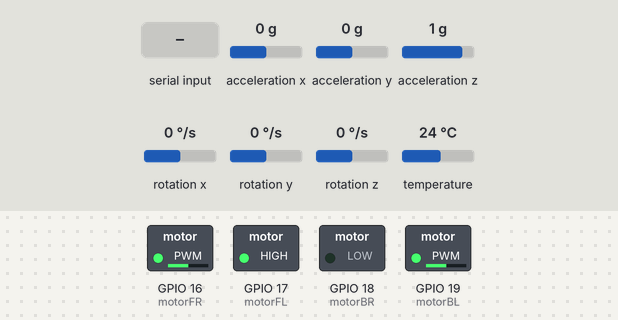
This program was run on a simulated ESP32. On the bench: switched loads named in the program (green lamp = pin HIGH). The test bench sets the inputs (shaded band); at power-on: acceleration x 0 g, acceleration y 0 g, acceleration z 1 g, rotation x 0 °/s, rotation y 0 °/s, rotation z 0 °/s, temperature 24 °C.

Above: at 1.2 s.
1.3 s: acceleration x set to -1.4 g
At 1.8 s:
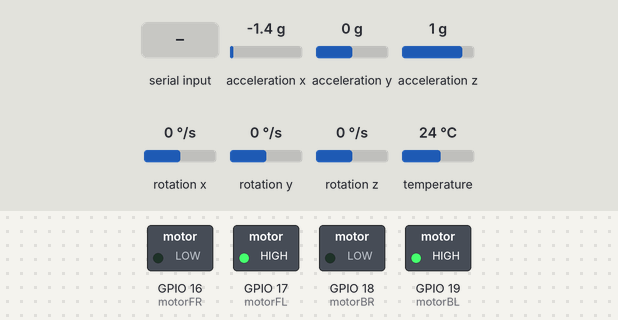
2.8 s: acceleration y set to -0.2 g
At 3.7 s:
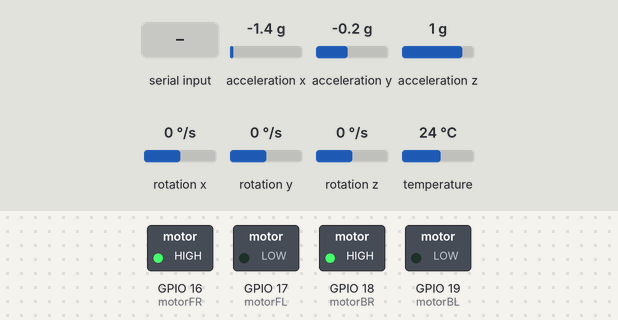
4.5 s: acceleration z set to 0.2 g
6.0 s: acceleration z set to 0 g
At 7.3 s:
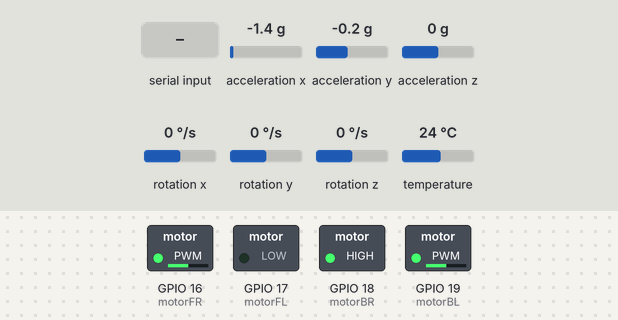
8.0 s: "s" received over Serial
At 9.2 s:
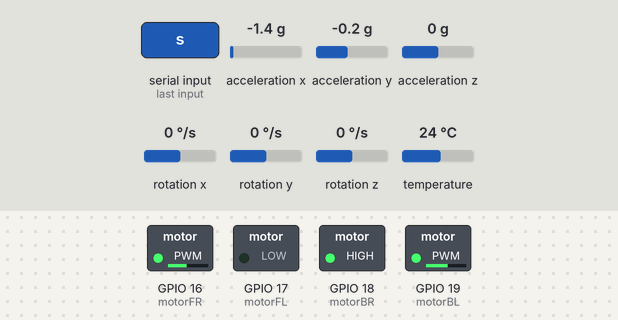
9.5 s: acceleration x set to 0 g
At 10.3 s:
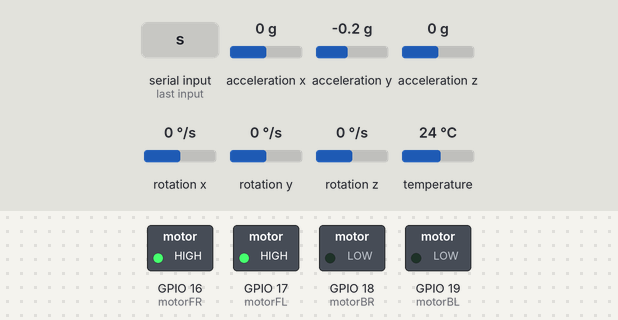
Timing chart, 0 to 12.1 s (numbered marks = the images above; inputs shaded):
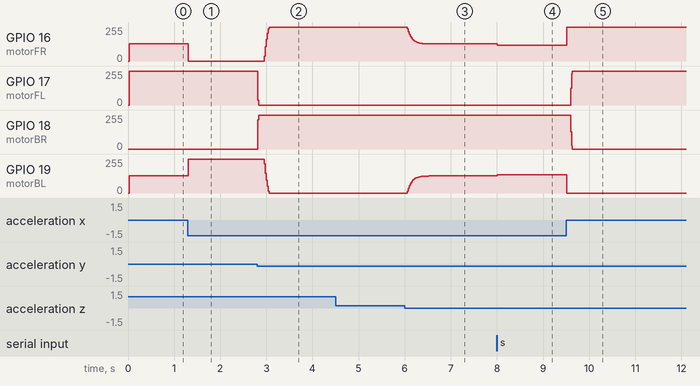

Measured:
- the behaviour switches between 0 and -0.1 g on acceleration y (found by bisection; images 1 and 2)
- the behaviour switches between 0.1 and 0 g on acceleration z (found by bisection; images 2 and 3)
- after the input at 1.3 s, GPIO 16 (motorFR): 128/255 → 0/255 at once; GPIO 19 (motorBL): 128/255 → 255/255 at once
- after the input at 2.8 s, GPIO 16 (motorFR): 0/255 → 255/255 after 0.16 s; GPIO 17 (motorFL): 255/255 → 0/255 at once; GPIO 18 (motorBR): 0/255 → 255/255 at once; GPIO 19 (motorBL): 255/255 → 0/255 after 0.16 s
- after the input at 4.5 s, every drawn part: stays the same
- after the input at 6.0 s, GPIO 16 (motorFR): moves from 255/255 to 128/255 over 0.46 s, starting after 0.06 s; GPIO 19 (motorBL): moves from 0/255 to 128/255 over 0.46 s, starting after 0.06 s
- after the input at 8.0 s, GPIO 16 (motorFR): 128/255 → 118/255 at once; GPIO 19 (motorBL): 128/255 → 138/255 at once
- after the input at 9.5 s, GPIO 16 (motorFR): 118/255 → 255/255 at once; GPIO 17 (motorFL): 0/255 → 255/255 after 0.10 s; GPIO 18 (motorBR): 255/255 → 0/255 after 0.10 s; GPIO 19 (motorBL): 138/255 → 0/255 at once

The program:

main.cpp
```cpp
#include <Arduino.h>
#include <Wire.h>
#include <Adafruit_MPU6050.h>
#include <Adafruit_Sensor.h>

Adafruit_MPU6050 mpu;

const int motorFR = 16;
const int motorFL = 17;
const int motorBR = 18;
const int motorBL = 19;
float smoothPitch = 0;
float smoothRoll = 0;
unsigned long previousTime = 0;
const int loopDelay = 20;

int cmdThrottle = 128;
int cmdPitch = 0;
int cmdRoll = 0;
int cmdYaw = 0;

void setup() {
  Serial.begin(115200);
  Wire.begin();

  if (!mpu.begin()) {
    Serial.println("MPU6050 Failed!");
    while (1) { delay(10); }
  }

  mpu.setAccelerometerRange(MPU6050_RANGE_8_G);
  mpu.setGyroRange(MPU6050_RANGE_500_DEG);
  mpu.setFilterBandwidth(MPU6050_BAND_21_HZ);

  pinMode(motorFR, OUTPUT);
  pinMode(motorFL, OUTPUT);
  pinMode(motorBR, OUTPUT);
  pinMode(motorBL, OUTPUT);
}

void loop() {
  if (Serial.available() > 0) {
    char c = Serial.read();

    if (c == 'w') cmdPitch += 10;
    else if (c == 's') cmdPitch -= 10;
    else if (c == 'a') cmdRoll -= 10;
    else if (c == 'd') cmdRoll += 10;

    else if (c == 'i') cmdThrottle += 10;
    else if (c == 'k') cmdThrottle -= 10;
    else if (c == 'j') cmdYaw -= 10;
    else if (c == 'l') cmdYaw += 10;

    else if (c == ' ') {
      cmdPitch = 0; cmdRoll = 0; cmdYaw = 0; cmdThrottle = 128;
    }

    else if (c == '\x1B') {
      delay(5);
      if (Serial.available() && Serial.read() == '[') {
        char arrow = Serial.read();
        if (arrow == 'A') cmdThrottle += 10;
        else if (arrow == 'B') cmdThrottle -= 10;
        else if (arrow == 'D') cmdYaw -= 10;
        else if (arrow == 'C') cmdYaw += 10;
      }
    }
  }

  unsigned long currentTime = millis();
  if (currentTime - previousTime >= loopDelay) {
    previousTime = currentTime;

    sensors_event_t a, g, temp;
    mpu.getEvent(&a, &g, &temp);

    float rawPitch = atan2(a.acceleration.x, a.acceleration.z*-1) * RAD_TO_DEG;
    float rawRoll = atan2(a.acceleration.y, a.acceleration.z*-1) * RAD_TO_DEG;

    smoothPitch = (smoothPitch * 0.8) + (rawPitch * 0.2);
    smoothRoll = (smoothRoll * 0.8) + (rawRoll * 0.2);

    float finalPitch = smoothPitch;
    float finalRoll = smoothRoll;
    if (abs(finalPitch) < 2.0) finalPitch = 0;
    if (abs(finalRoll) < 2.0) finalRoll = 0;

    int pCorr = finalPitch * 6;
    int rCorr = finalRoll * 6;

    int pwmFR = constrain(cmdThrottle + pCorr - rCorr - cmdYaw + cmdPitch - cmdRoll, 0, 255);
    int pwmFL = constrain(cmdThrottle + pCorr + rCorr + cmdYaw + cmdPitch + cmdRoll, 0, 255);
    int pwmBR = constrain(cmdThrottle - pCorr - rCorr + cmdYaw - cmdPitch - cmdRoll, 0, 255);
    int pwmBL = constrain(cmdThrottle - pCorr + rCorr - cmdYaw - cmdPitch + cmdRoll, 0, 255);

    analogWrite(motorFR, pwmFR);
    analogWrite(motorFL, pwmFL);
    analogWrite(motorBR, pwmBR);
    analogWrite(motorBL, pwmBL);
  }
}
```
